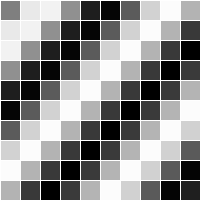
Frame 1 (no input)
Frame 60 (the mouse pressed at the canvas centre just before this capture): identical to frame 1, image omitted
Frame 120 (the mouse held since frame 60 and released just before this capture): identical to frame 1, image omitted

The Processing sketch that drew this single still picture (run headless with seeded random() and noise(); from frame 60 on, the mouse is pressed at the canvas centre):

// Processing sketch: processing_136999
// ── processing_136999.pde

// 2D Array of objects
Cell[][] grid;

// Number of columns and rows in the grid
int cols = 20;
int rows = 20;

void setup() {
  size(200,200);
  grid = new Cell[cols][rows];
  for (int i = 0; i < cols; i++) {
    for (int j = 0; j < rows; j++) {
      // Initialize each object
      grid[i][j] = new Cell(i*20,j*20,20,20,i+j);
    }
  }
}

void draw() {
  background(0);
  // The counter variables i and j are also the column and row numbers and 
  // are used as arguments to the constructor for each object in the grid.  
  for (int i = 0; i < cols; i++) {
    for (int j = 0; j < rows; j++) {
      // Oscillate and display each object
      grid[i][j].display();
    }
  }
}

// A Cell object
class Cell {
  // A cell object knows about its location in the grid as well as its size with the variables x,y,w,h.
  float x,y;   // x,y location
  float w,h;   // width and height
  float angle; // angle for oscillating brightness

  // Cell Constructor
  Cell(float tempX, float tempY, float tempW, float tempH, float tempAngle) {
    x = tempX;
    y = tempY;
    w = tempW;
    h = tempH;
    angle = tempAngle;
  } 
  
  // Oscillation means increase angle
  void oscillate() {
    angle += 0.02; 
  }

  void display() {
    stroke(255);
    // Color calculated using sine wave
    fill(127+127*sin(angle));
    rect(x,y,w,h); 
  }
}
